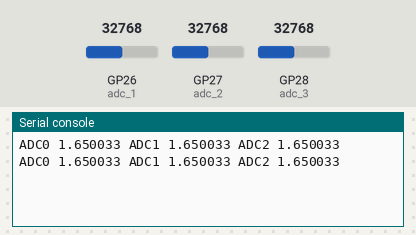
This program was run on a simulated Raspberry Pi Pico running MicroPython. Parts: the last lines printed to the serial console. The test bench sets the inputs (shaded band); at power-on: GP26 (adc_1) = 32768, GP27 (adc_2) = 32768, GP28 (adc_3) = 32768 (analog values on the 0–65535 scale).

Above: at 1.2 s.
1.3 s: GP26 (adc_1) set to 45874
At 2.6 s:
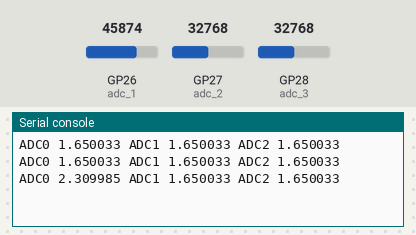
2.8 s: GP27 (adc_2) set to 45874
At 3.8 s:
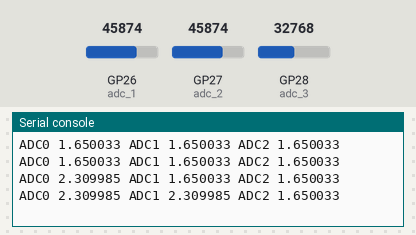
4.3 s: GP28 (adc_3) set to 45874
At 5.6 s:
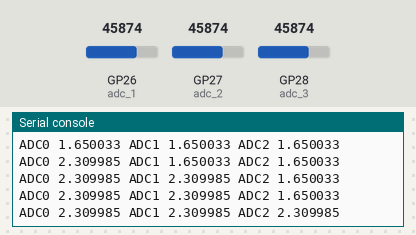
5.8 s: GP26 (adc_1) set to 57670
At 6.8 s:
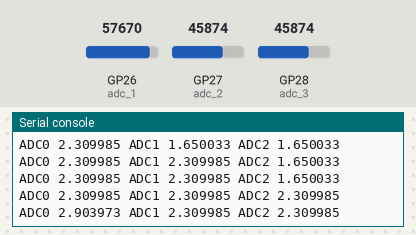
7.3 s: GP27 (adc_2) set to 57670
At 8.6 s:
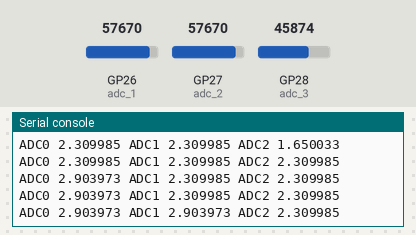
8.8 s: GP28 (adc_3) set to 57670
At 9.8 s:
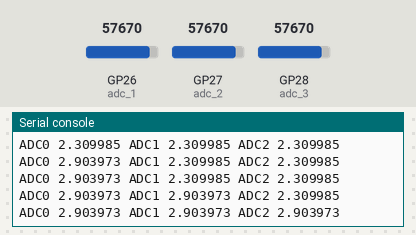
Timing chart, 0 to 11.3 s (numbered marks = the images above; inputs shaded):
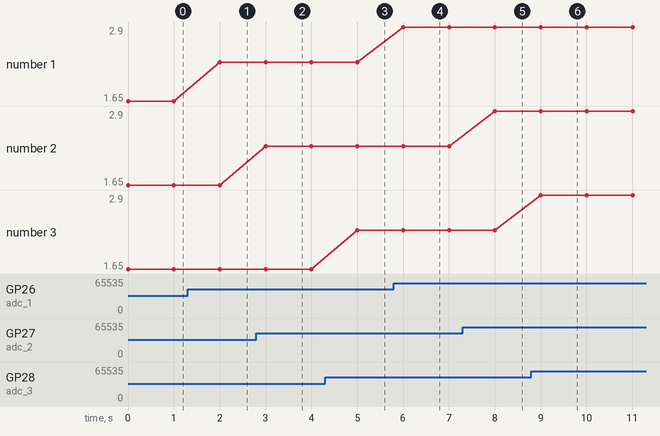

The program:

read_adc.py
```python
from machine import ADC, Pin
import time

adc_1 = ADC(Pin(26))
adc_2 = ADC(Pin(27))
adc_3 = ADC(Pin(28))

while True:
    red_value = adc_1.read_u16() / 19859
    green_value = adc_2.read_u16() / 19859
    blue_value = adc_3.read_u16() / 19859
    print("ADC0 {} ADC1 {} ADC2 {}".format(red_value, green_value, blue_value))
    time.sleep(1)
```

Measured:
- after the input at 1.3 s, the serial console: prints a new line after 0.70 s (image 1)
- after the input at 2.8 s, the serial console: prints a new line after 0.20 s (image 2)
- after the input at 4.3 s, the serial console: prints a new line after 0.70 s (image 3)
- after the input at 5.8 s, the serial console: prints a new line after 0.20 s (image 4)
- after the input at 7.3 s, the serial console: prints a new line after 0.71 s (image 5)
- after the input at 8.8 s, the serial console: prints a new line after 0.21 s (image 6)
- plotted number 1: 1.65 → 2.31 after the input at 1.3 s, 2.31 → 2.9 after the input at 5.8 s
